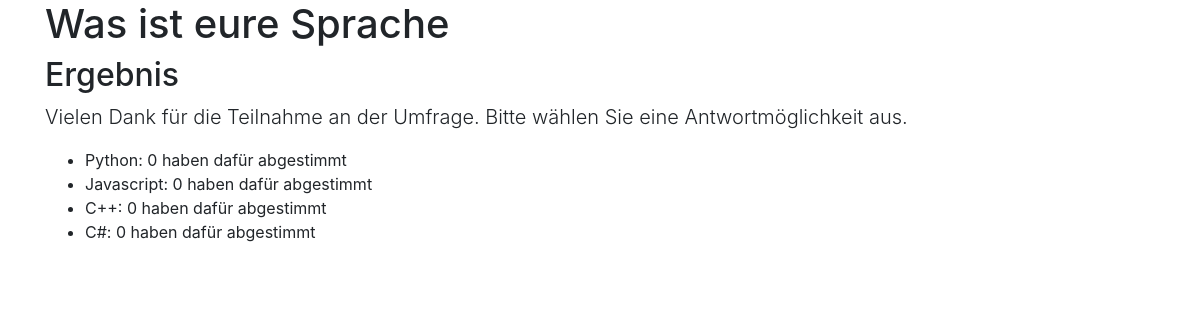
The app's page /abstimmung/Sprache/results/, older data.
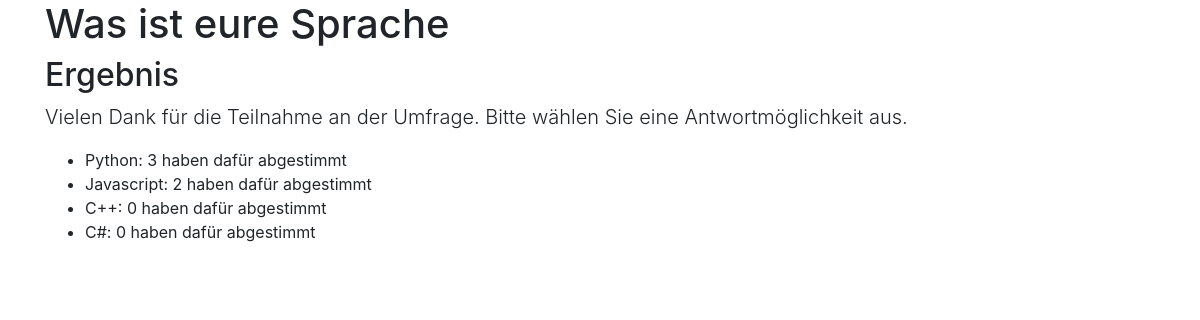
The same page, newer data.
### polls/models.py (models this page shows, shortened)
class Poll(models.Model):
    name = models.CharField(max_length=256)
    slug = models.SlugField(unique=True)

class Choice(models.Model):
    poll = models.ForeignKey(to='Poll', on_delete=models.CASCADE)
    name = models.CharField(max_length=256)
    votes = models.IntegerField(default=0)
    notes = models.TextField(null=True, blank=True)

### polls/views.py (the view)
# urls.py: path('abstimmung/<str:slug>/results/', results, name='results'),
def results(request, slug):
    umfrage = get_object_or_404(Poll, slug=slug)
    context = {'umfrage': umfrage}
    return render(request, 'polls/results.html', context)

### polls/templates/polls/results.html (shortened to what this page needs)
{% extends 'polls/base.html' %}
{% block content %}
{% if umfrage %}
    <h1> {{ umfrage.name }} </h1>
    <h2>Ergebnis</h2>
    <p class="lead">
        Vielen Dank für die Teilnahme an der Umfrage. Bitte wählen Sie eine Antwortmöglichkeit aus.
    </p>
    {% if umfrage.choice_set.all %}
        <ul>
            {% for choice in umfrage.choice_set.all %}
                <li>{{ choice.name }}: {{ choice.votes }} haben dafür abgestimmt</li>
            {% endfor %}
        </ul>
    {% else %}
        <h3>Es gibt keine Antwortmöglichkeiten</h3>
    {% endif %}
{% else %}
    <h1>Es konnte keine umfrage ausgegeben werden</h1>
{% endif %}
{% endblock %}

### polls/templates/polls/base.html (shortened to what this page needs)
<!DOCTYPE html>
<html lang="de">
<head>
    <link rel="stylesheet" href="https://cdn.jsdelivr.net/npm/bootstrap@4.6.2/dist/css/bootstrap.min.css">
</head>
<body>
<div class="container">
    {% block content %}
    {% endblock %}
</div>
</body>
</html>

Row changes from the older to the newer data that the page shows:
changed Choice "Python": votes "0" → "3"
changed Choice "Javascript": votes "0" → "2"
